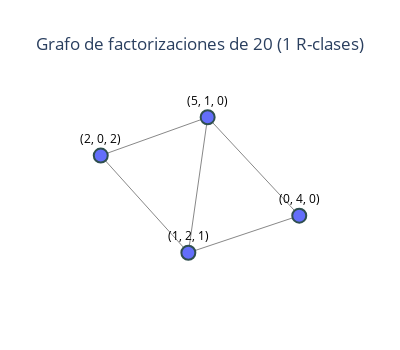

Write notebook code for a chart like this one.
### Markdown cell above
We will also show how to compute the factorization graph of an element.

### Code cell
S.plot_factorization_graph(20)

### Figure 1 — Plotly figure (JSON) as saved in the notebook; plotly's stock layout.template omitted (floating-point values rounded to 4 significant figures)
{"data": [{"hoverinfo": "none", "line": {"color": "#888", "width": 1}, "mode": "lines", "showlegend": false, "type": "scatter", "x": [0.08632, 1, null, 0.08632, -0.1063, null, 0.08632, -0.98, null, 1, -0.1063, null, -0.1063, -0.98, null], "y": [0.4655, -0.2078, null, 0.4655, -0.4614, null, 0.4655, 0.2036, null, -0.2078, -0.4614, null, -0.4614, 0.2036, null]}, {"cliponaxis": false, "hoverinfo": "text", "marker": {"color": "#636EFA", "line": {"color": "DarkSlateGrey", "width": 2}, "size": 14}, "mode": "markers+text", "name": "R0", "text": ["(5, 1, 0)", "(2, 0, 2)", "(0, 4, 0)", "(1, 2, 1)"], "textfont": {"color": "black", "size": 12}, "textposition": "top center", "type": "scatter", "x": [0.08632, -0.98, 1, -0.1063], "y": [0.4655, 0.2036, -0.2078, -0.4614]}], "layout": {"height": 350, "plot_bgcolor": "white", "showlegend": false, "title": {"text": "Grafo de factorizaciones de 20 (1 R-clases)", "x": 0.5, "xanchor": "center"}, "width": 400, "xaxis": {"showgrid": false, "showticklabels": false, "zeroline": false}, "yaxis": {"showgrid": false, "showticklabels": false, "zeroline": false}}}
